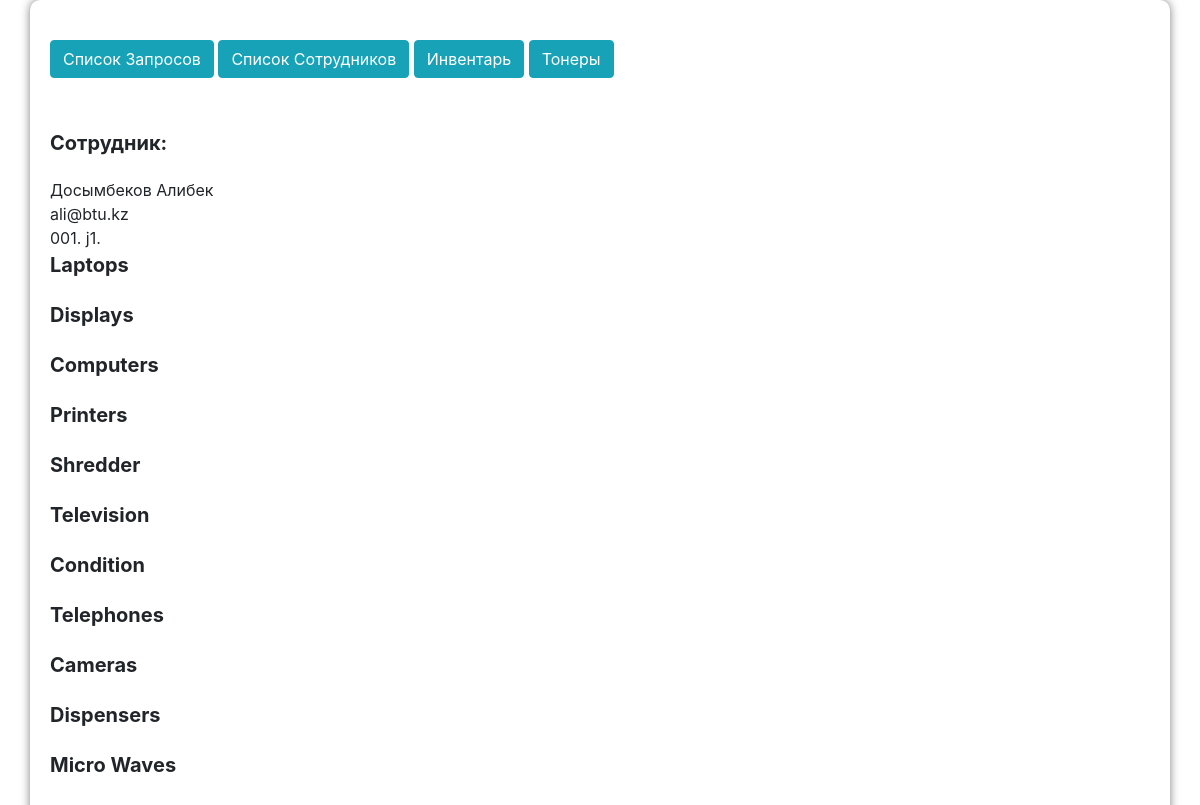
Screenshot of /post/31/ (signed in) with the database file from the repository.
### blog/models.py (models this page shows, shortened)
class Worker(models.Model):
    name = models.CharField(max_length=200, default='')
    surname = models.CharField(max_length=200, default='')
    email = models.CharField(max_length=200, default='')
    server = models.CharField(max_length=200, default='')
    company = models.CharField(
        max_length=2,
        choices=companyChoice,
        default='pd',
    )
    job = models.CharField(
        max_length=2,
        choices=jobChoice,
        default='pd',
    )

### blog/views.py (the view)
# urls.py: path('post/<int:pk>/', views.post_detail, name='post_detail'),
def post_detail(request, pk):
    post = get_object_or_404(Worker, pk=pk)
    notebooks = Laptop.objects.order_by('name')
    printers = Printer.objects.order_by('name')
    shredders = Shredder.objects.order_by('name')
    televisions = Television.objects.order_by('name')
    conditions = Condition.objects.order_by('name')
    telephones = Telephone.objects.order_by('name')
    cameras = Camera.objects.order_by('name')
    dispensers = Dispenser.objects.order_by('name')
    microwaves = Microwave.objects.order_by('name')
    displays = Display.objects.order_by('name')
    computers = Computer.objects.order_by('name')
    return render(request, 'blog/post_detail.html', {'post': post, 'notebooks': notebooks, 'printers': printers, 'shredders': shredders, 'televisions': televisions, 'conditions': conditions, 'telephones': telephones, 'cameras': cameras, 'dispensers': dispensers, 'microwaves': microwaves, 'displays': displays, 'computers': computers})

### blog/templates/blog/post_detail.html (shortened to what this page needs)
{% extends 'blog/base.html' %}
    {% block content %}
        {% if user.is_authenticated %}
            {% if post %}
            <div class="list">
                <div class="item">
                   <div class="title">
                        Сотрудник:
                   </div>
                    {{ post.surname }} {{ post.name }}</div>
                    {{ post.email }}
                    <div class="info">
                            {% if post.company == 'pd' %}
                                001.
                                {% elif post.company == 'ar' %}
                                    002.
                                    {% elif post.company == 'bt' %}
                                        003.
                                        {% elif post.company == 'ts' %}
                                            004.
                                            {% elif post.company == 'ki' %}
                                                005.
                                                {% elif post.company == 'co' %}
                                                    co.
                                                    {% else %}
                                                        un.
                            {% endif %}
                            {{ post.job }}.
                    </div>
                <div class="item">
                    <div class="title">Laptops</div>
                </div>
                <div class="item">
                    <div class="title">Displays</div>
                </div>
                <div class="item">
                    <div class="title">Computers</div>
                </div>
                <div class="item">
                    <div class="title">Printers</div>
                </div>
                <div class="item">
                    <div class="title">Shredder</div>
                </div>
                <div class="item">
                    <div class="title">Television</div>
                </div>
                <div class="item">
                    <div class="title">Condition</div>
                </div>
                <div class="item">
                    <div class="title">Telephones</div>
                </div>
                <div class="item">
                    <div class="title">Cameras</div>
                </div>
                <div class="item">
                    <div class="title">Dispensers</div>
                </div>
                <div class="item">
                    <div class="title">Micro Waves</div>
                </div>
            </div>
            {% endif %}
        {% else %}
            <a href="/accounts/login/">Login</a>
        {% endif %}
    {% endblock %}

### blog/static/css/style.css (style rules this page uses)
.info { display: flex; }
.item .title { font-weight: bold; font-size: 18px; }
.title { font-size: 20px; margin-bottom: 20px; }
.list .title { font-size: 20px; font-weight: bold; }

### rows the page displays
Worker: surname "Досымбеков", name "Алибек", email "ali@btu.kz", job "j1"
